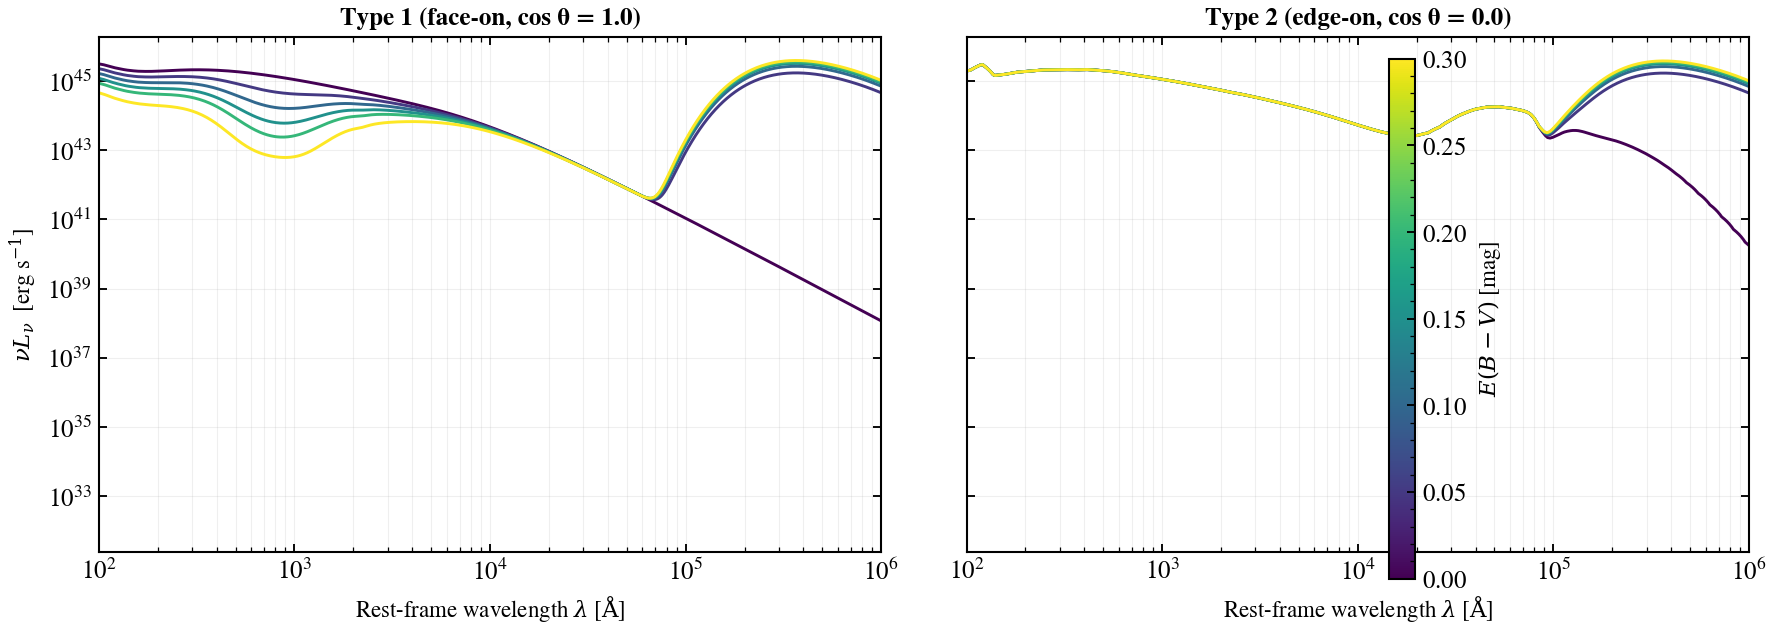

Here is the Python script that generated this plot:
"""
Polar dust E(B-V) reddens Type 1 & 2 AGN differently
=====================================================

Polar dust *disc attenuation* applies only to Type 1 (face-on) sightlines —
the equatorial torus already screens the disc for Type 2. The bi-conical
polar dust *absorbs* disc photons regardless of viewing angle, however, and
*re-emits* them isotropically as a FIR graybody (Casey 2012). So both Type 1
and Type 2 sweeps show the FIR re-emission bump growing with E(B-V); only
the UV/optical attenuation is gated by sightline.

This reproduces the X-CIGALE polar dust figure (Stalevski et al. 2016;
Yang et al. 2020, Section 2.2.2).

References
----------
.. [1] M. Stalevski et al., "3D radiative transfer modeling of the dusty
   torus around AGN," MNRAS, 420, 2756 (2012).
   arXiv:1109.1286. https://doi.org/10.1111/j.1365-2966.2011.19775.x
.. [2] W. Yang et al., "X-CIGALE: fitting AGN/galaxy SEDs from X-ray to radio,"
   MNRAS, 491, 740 (2020). arXiv:1909.09632.
   https://doi.org/10.1093/mnras/stz3001
"""

import warnings

import jax
import jax.numpy as jnp
import matplotlib as mpl
import matplotlib.pyplot as plt
import numpy as np

import tengri
from tengri.analysis.plotting import setup_style

setup_style()
warnings.filterwarnings("ignore", message=".*BakedInBackend.*")
warnings.filterwarnings("ignore", message=".*deprecated.*")

# Physical constants for unit conversion
C_AA_PER_S = 2.998e18

# Load minimal SSP (constant star formation; AGN dominates).
ssp = tengri.load_ssp()

# Suppress stellar/nebular component so the AGN SED is unambiguous.
COMMON = dict(
    sfh={"type": "const", "all_params": tengri.FIXED, "log_total_mass": -30.0},
    dust={"type": "two_component", "all_params": tengri.FIXED, "tau_diff": 0.0, "tau_bc": 0.0},
    redshift=tengri.Fixed(0.05),
)

# AGN: multicolor disc + SKIRTOR torus + polar-dust attenuation.
# Make agn_polar_ebv and agn_cos_inc FREE so we can sweep them at predict time.
AGN = {
    "disc": {"type": "multicolor", "all_params": tengri.FIXED},
    "torus": {"type": "skirtor", "all_params": tengri.FIXED, "tau_skirtor": 7.0},
    "nlr": {"type": "none", "all_params": tengri.FIXED},
    "blr": {"type": "none", "all_params": tengri.FIXED},
    "atten": {"type": "polar_dust", "all_params": tengri.FIXED},
    "all_params": tengri.FIXED,
    "log_lbol": 12.0,
    "lum_ratio": 1.0,  # without this the AGN is multiplied by 0 (default)
    # A Distribution at per-param level overrides the wildcard and makes the
    # parameter FREE (a bare FREE sentinel here is swallowed by '*: FIXED').
    "polar_ebv": tengri.Uniform(0.0, 0.5),
    "cos_inc": tengri.Uniform(0.0, 1.0),
}

print("Building shared AGN model (polar_ebv and cos_inc FREE)...")
model = tengri.SEDModel.build(ssp, agn=AGN, **COMMON)
params_base = dict(model.spec.sample(jax.random.PRNGKey(42)))

# E(B-V) sweep values
ebv_values = np.array([0.0, 0.05, 0.10, 0.15, 0.20, 0.30])
norm = mpl.colors.Normalize(vmin=ebv_values.min(), vmax=ebv_values.max())
cmap = plt.get_cmap("viridis")

# Create side-by-side comparison
fig, (ax1, ax2) = plt.subplots(1, 2, figsize=(12.0, 4.5), sharey=True, gridspec_kw={"hspace": 0.0})

# Type 1 sweep (cos_inc = 1.0, polar dust attenuates observed disc)
for ebv in ebv_values:
    params_t1 = {
        **params_base,
        "agn_polar_ebv": jnp.float64(ebv),
        "agn_cos_inc": jnp.float64(1.0),
    }
    out_t1 = model.predict(params_t1)
    wave_t1 = np.asarray(model.wavelengths)
    sed_t1 = np.asarray(out_t1.rest_sed())
    nu_t1 = C_AA_PER_S / wave_t1
    nu_lnu_t1 = nu_t1 * sed_t1
    ax1.loglog(wave_t1, nu_lnu_t1, color=cmap(norm(ebv)), lw=1.4)

ax1.set_xlim(100, 1e6)
ax1.set_xlabel(r"Rest-frame wavelength $\lambda$ [$\mathrm{\AA}$]", fontsize=11)
ax1.set_ylabel(r"$\nu L_\nu$  [erg s$^{-1}$]", fontsize=11)
ax1.set_title("Type 1 (face-on, cos θ = 1.0)", fontsize=12, fontweight="bold")
ax1.grid(True, alpha=0.2, which="both")

# Type 2 sweep (cos_inc = 0.0). Disc-attenuation gated off, but polar-dust
# re-emission is bi-conical and isotropic → still grows with E(B-V).
for ebv in ebv_values:
    params_t2 = {
        **params_base,
        "agn_polar_ebv": jnp.float64(ebv),
        "agn_cos_inc": jnp.float64(0.0),
    }
    out_t2 = model.predict(params_t2)
    wave_t2 = np.asarray(model.wavelengths)
    sed_t2 = np.asarray(out_t2.rest_sed())
    nu_t2 = C_AA_PER_S / wave_t2
    nu_lnu_t2 = nu_t2 * sed_t2
    ax2.loglog(wave_t2, nu_lnu_t2, color=cmap(norm(ebv)), lw=1.4)

ax2.set_xlim(100, 1e6)
ax2.set_xlabel(r"Rest-frame wavelength $\lambda$ [$\mathrm{\AA}$]", fontsize=11)
ax2.set_title("Type 2 (edge-on, cos θ = 0.0)", fontsize=12, fontweight="bold")
ax2.grid(True, alpha=0.2, which="both")

# Colorbar
cbar = fig.colorbar(
    plt.cm.ScalarMappable(norm=norm, cmap=cmap), ax=[ax1, ax2], pad=0.01, aspect=20
)
cbar.set_label(r"$E(B-V)$ [mag]", fontsize=11)

fig.tight_layout()
plt.savefig("plot_polar_dust_ebv_type12_sweep.png", dpi=150, bbox_inches="tight")
print("Saved: plot_polar_dust_ebv_type12_sweep.png")
